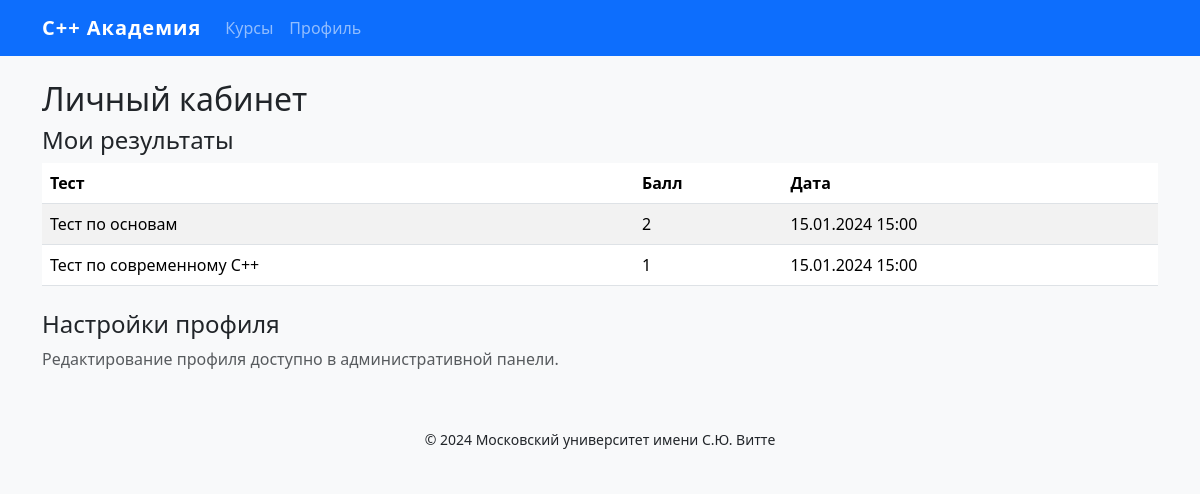
Page /profile/ (signed in) on the committed database.
### app/models.py (models this page shows, shortened)
class Result(models.Model):
    user = models.ForeignKey(User, on_delete=models.CASCADE, related_name="results", verbose_name="Пользователь")
    quiz = models.ForeignKey(Quiz, on_delete=models.CASCADE, related_name="results", verbose_name="Тест")
    score = models.PositiveIntegerField("Количество правильных ответов")
    created_at = models.DateTimeField("Дата и время прохождения", auto_now_add=True)
    class Meta:
        verbose_name = "Результат"
        verbose_name_plural = "Результаты"
        ordering = ["-created_at"]

class Quiz(models.Model):
    course = models.ForeignKey(Course, on_delete=models.CASCADE, related_name="quizzes", verbose_name="Курс")
    title = models.CharField("Название теста", max_length=200)
    duration_minutes = models.PositiveIntegerField("Длительность", default=15)
    class Meta:
        verbose_name = "Тест"
        verbose_name_plural = "Тесты"

### app/views.py (the view)
# urls.py: path("profile/", views.profile, name="profile"),
@login_required
def profile(request: HttpRequest) -> HttpResponse:
    results = Result.objects.filter(user=request.user).select_related("quiz")
    return render(request, "profile.html", {"results": results})

### app/templates/profile.html (shortened to what this page needs)
{% extends 'base.html' %}
{% load static %}
{% block content %}
<h2>Личный кабинет</h2>
<section class="mb-4">
    <h4>Мои результаты</h4>
    <table class="table table-striped">
        <thead>
            <tr>
                <th>Тест</th>
                <th>Балл</th>
                <th>Дата</th>
            </tr>
        </thead>
        <tbody>
            {% for result in results %}
            <tr>
                <td>{{ result.quiz.title }}</td>
                <td>{{ result.score }}</td>
                <td>{{ result.created_at|date:'d.m.Y H:i' }}</td>
            </tr>
            {% empty %}
            <tr>
                <td colspan="3" class="text-center">Вы ещё не проходили тесты.</td>
            </tr>
            {% endfor %}
        </tbody>
    </table>
</section>
<section>
    <h4>Настройки профиля</h4>
    <p class="text-muted">Редактирование профиля доступно в административной панели.</p>
</section>
{% endblock %}

### app/static/css/styles.css (style rules this page uses)
body { background-color: #f8f9fa; }

### rows in the picture
Result: quiz "Тест по основам", score "2", created_at "15.01.2024 15:00"
Result: quiz "Тест по современному C++", score "1", created_at "15.01.2024 15:00"
